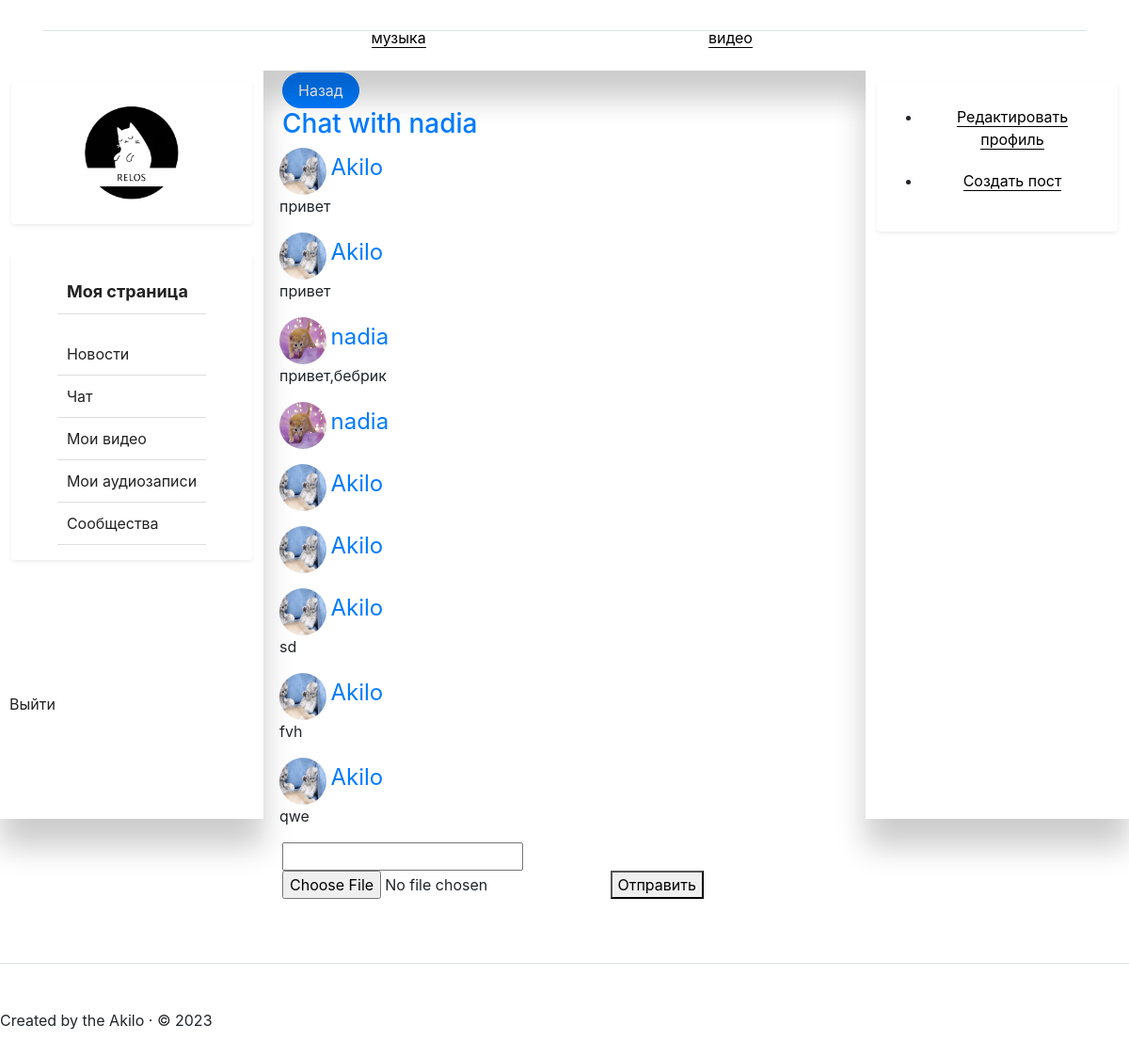
The app's page /messages/chat/nadia/ (signed in) with its own data.
### profiles/models.py (models this page shows)
class UserProfile(models.Model):
    user = models.ForeignKey(User, on_delete=models.CASCADE)
    image = models.ImageField(upload_to='images/', blank=True, null=True)
    years = models.IntegerField(default=18)
    city = models.CharField(max_length=100, default='Не указано')
    status = models.CharField(max_length=100, default='Не указано')
    about_user = models.TextField(default='Не указано')
    friends = models.ManyToManyField(User, related_name='friends', blank=True)
    subscribers = models.ManyToManyField(User, related_name='subscribers', blank=True)
    subscriptions = models.ManyToManyField(User, related_name='subscriptions', blank=True)
    def __str__(self):
        return self.user.username

### mechat/models.py (models this page shows)
class MessageChat(models.Model):
    first_user = models.ForeignKey(User, on_delete=models.CASCADE, related_name='first_user')
    second_user = models.ForeignKey(User, on_delete=models.CASCADE, related_name='second_user')
    message_text = models.CharField(max_length=100)
    image = models.ImageField(upload_to='images/', blank=True, null=True)
    date = models.DateTimeField(auto_now_add=True)

### mechat/views.py (the view, shortened to what this page needs)
# urls.py: path('chat/<str:username>/',views.dialog, name='messages'),
@login_required
def dialog(request, username):
    chat_user = get_object_or_404(User, username=username)
    user_info = UserProfile.objects.all()
    chats = MessageChat.objects.filter(first_user=request.user, second_user=chat_user) | MessageChat.objects.filter(
        second_user=request.user, first_user=chat_user).order_by('date')
    return render(request, 'message/messages.html', {'chats': chats, 'chat_user': chat_user, 'user_info': user_info})

### relog/context_processors.py (called while the page is built)
def menu(request):
    menus = Menu.objects.order_by('order_by')
    return {'menus': menus}

### templates/message/messages.html (shortened to what this page needs)
{% extends 'base_profile.html' %}
{% block content %}
<a href="{% url 'chats' username=user %}" class="btn btn-primary rounded-pill px-3">Назад</a>
<h3><a href="/profile/{{ chat_user.username }}/">Chat with {{ chat_user.username }}</a> </h3>
{% for chat in chats %}
    <div class="message-container">
        <div class="row">
            {% for username in user_info %}
                {% if username.user.username == chat.first_user.username %}
                    <a href="/profile/{{ username }}/" class="align-items-center mb-3 mb-md-0 me-md-auto link-body-emphasis text-decoration-none">
                        <img src="{{ username.image.url }}" alt="Post Image" width="50" height="50" style="border-radius: 50%;">
                        <span class="fs-4">{{ chat.first_user }}</span>
                    </a>
                    <p>{{ chat.message_text }}</p>
                {% endif %}
            {% endfor %}
        </div>
    </div>
{% endfor %}
<form method="post" enctype="multipart/form-data">
    <input type="text" name="message_text">
    <input type="file" name="image" id="image">
    <button type="submit">Отправить</button>
</form>
</div>
{% endblock %}

### records on screen
MessageChat: first_user "Akilo", message_text "привет"
UserProfile: image (picture)
MessageChat: first_user "Akilo", message_text "привет"
MessageChat: first_user "nadia", message_text "привет,бебрик"
UserProfile: image (picture)
MessageChat: first_user "nadia"
MessageChat: first_user "Akilo"
MessageChat: first_user "Akilo"
MessageChat: first_user "Akilo", message_text "sd"
MessageChat: first_user "Akilo", message_text "fvh"
MessageChat: first_user "Akilo", message_text "qwe"

### other values on screen
{{ chat_user.username }} "nadia"
